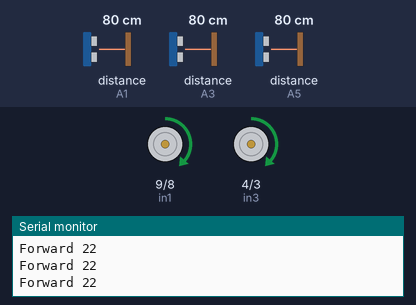
Recording of a sketch running on a simulated Arduino Uno, built with avr-gcc and run on an emulated ATmega328P. Parts: motor-driver pin pairs drawn as motors (green arrow = first pin HIGH = forward, orange = second pin HIGH = backward, longer = more drive, scaled by the enable pin), the last lines printed to the serial monitor. Wiring (inferred from the names in the program): 3 × ultrasonic range finder: trigger A0, echo A1 / trigger A2, echo A3 / trigger A4, echo A5. The test bench sets the inputs (shaded band); at power-on: distance to the obstacle (sensors on A1, A5, A3) 80 cm. The echo pulse lasts 58.3 µs per cm.

Above: at 1.2 s.
1.3 s: distance to the obstacle (sensor on A1) set to 18 cm
4.3 s: distance to the obstacle (sensor on A1) set to 14 cm
At 4.45 s:
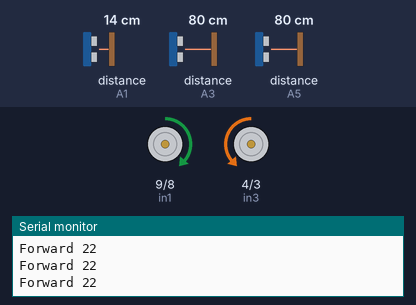
7.3 s: distance to the obstacle (sensor on A1) set to 35 cm
At 8.6 s:
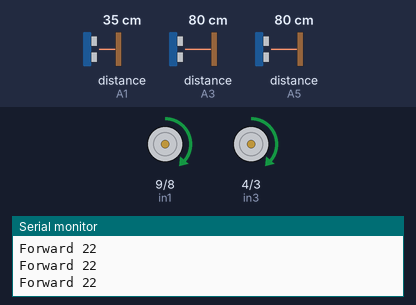
8.9 s: distance to the obstacle (sensor on A5) set to 14 cm
10.4 s: distance to the obstacle (sensor on A5) set to 11 cm
At 10.49 s:
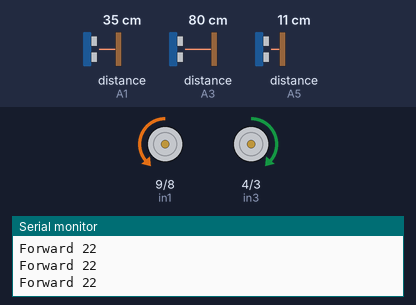
13.4 s: distance to the obstacle (sensor on A3) set to 14 cm
At 13.51 s:
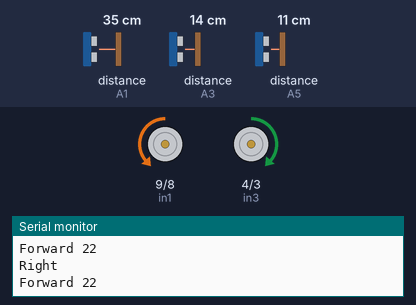
Timing chart, 0 to 16.4 s (numbered marks = the images above; inputs shaded):
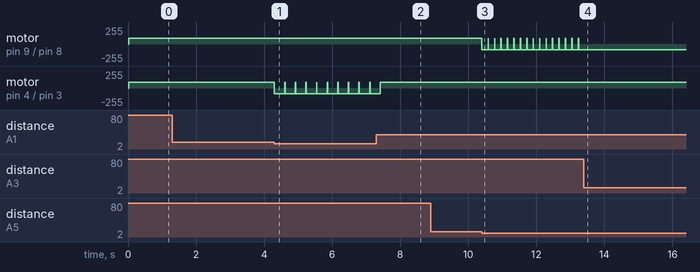

Measured:
- the behaviour switches between 16 and 15 cm on distance to the obstacle (sensor on A1) (found by bisection; images 0 and 1)
- the behaviour switches between 13 and 12 cm on distance to the obstacle (sensor on A5) (found by bisection; images 2 and 3)
- after the input at 4.3 s, motor on pin 4 (in3) / pin 3 (in4): alternates forward 85/255 for 0.01 s and backward 85/255 for 0.30 s, starting at once
- after the input at 7.3 s, motor on pin 4 (in3) / pin 3 (in4): goes on until 7.4 s, then stays forward 85/255
- after the input at 10.4 s, motor on pin 9 (in1) / pin 8 (in2): alternates forward 85/255 for 0.01 s and backward 85/255 for 0.18 s, starting at once
- after the input at 13.4 s, motor on pin 9 (in1) / pin 8 (in2): stops changing and stays backward 85/255

The sketch:

rumesh.ino
```cpp
//Define the sensor pins
#define S1Trig A0 //right
#define S2Trig A2   // center
#define S3Trig A4 // left
#define S1Echo A1
#define S2Echo A3
#define S3Echo A5

const int in1 = 9;

const int in2 = 8;

const int in3 = 4;

const int in4 = 3;

const int enA = 5;

const int enB = 6;


#define PWM 85

//Set the speed of the motors


void setup() {
  Serial.begin(9600);

  //Set the Trig pins as output pins
  pinMode(S1Trig, OUTPUT);
  pinMode(S2Trig, OUTPUT);
  pinMode(S3Trig, OUTPUT);

  //Set the Echo pins as input pins
  pinMode(S1Echo, INPUT);
  pinMode(S2Echo, INPUT);
  pinMode(S3Echo, INPUT);


  pinMode(in1, OUTPUT);
  pinMode(in2, OUTPUT);
  pinMode(in3, OUTPUT);
  pinMode(in4, OUTPUT);
  pinMode(enA, OUTPUT);
  pinMode(enB, OUTPUT);
}

void loop(){

  int centerSensor = sensorTwo();
  int leftSensor = sensorThree();
  int rightSensor = sensorOne();
// Check the distance using the IF condition
    if(13>=rightSensor){
     /* reverse();
      Serial.println("Reverse");
      delay(500);*/
      left();
      delay(300);
      Serial.println("Left 22");
      forward();
      Serial.println("forward new");
      }
     else if(13>=leftSensor){
      /*reverse();
      Serial.println("Reverse");
      delay(500);*/
      right();
      delay(180);
      Serial.println("Right");
      forward();
      }
  else if (17 >= centerSensor) {
    Stop();
    Serial.println("Stop");
    delay(200);
      if(rightSensor==leftSensor){
        reverse();
        Serial.println("Reverse");
        delay(1000);
        if (leftSensor > rightSensor) {
        left();
        Serial.println("Left");
        delay(180);
        }
        else {
        right();
        Serial.println("Right");
        delay(180);
        }
      }
      else if (leftSensor > rightSensor) {
        left();
        Serial.println("Left");
        delay(180);
      }
      else {
        right();
        Serial.println("Right");
        delay(180);
        }
     }

  Serial.println("Forward 22");
  forward();
}

//Get the sensor values
int sensorOne() {
  //pulse output
  long dur;
  digitalWrite(S1Trig, LOW);
  delayMicroseconds(4);
  digitalWrite(S1Trig, HIGH);
  delayMicroseconds(10);
  digitalWrite(S1Trig, LOW);

  dur = pulseIn(S1Echo ,HIGH);

  return (dur/62); //convert distance to cm
}

//Get the sensor values
int sensorTwo() {
  //pulse output
  long dur;
  digitalWrite(S2Trig, LOW);
  delayMicroseconds(4);
  digitalWrite(S2Trig, HIGH);
  delayMicroseconds(10);
  digitalWrite(S2Trig, LOW);

  dur = pulseIn(S2Echo ,HIGH);

  return (dur/30); //convert distance to cm
}

//Get the sensor values
int sensorThree() {
  //pulse output
  long dur;
  digitalWrite(S3Trig, LOW);
  delayMicroseconds(4);
  digitalWrite(S3Trig, HIGH);
  delayMicroseconds(10);
  digitalWrite(S3Trig, LOW);

  dur = pulseIn(S3Echo ,HIGH);

  return (dur/50); //convert distance to cm
}


/*******************Motor functions**********************/
void forward()
{
  digitalWrite(in1, HIGH);
  digitalWrite(in2, LOW);
  digitalWrite(in3, HIGH);
  digitalWrite(in4, LOW);

  analogWrite(enA, PWM);
  analogWrite(enB, PWM);

}

void left()
{
  digitalWrite(in1, HIGH);
  digitalWrite(in2, LOW);
  digitalWrite(in3, LOW);
  digitalWrite(in4, HIGH);

  analogWrite(enA, PWM);
  analogWrite(enB, PWM);

}

void right()
{
  digitalWrite(in1, LOW);
  digitalWrite(in2, HIGH);
  digitalWrite(in3, HIGH);
  digitalWrite(in4, LOW);

  analogWrite(enA, PWM);
  analogWrite(enB, PWM);

}

void reverse()
{
  digitalWrite(in1, LOW);
  digitalWrite(in2, HIGH);
  digitalWrite(in3, LOW);
  digitalWrite(in4, HIGH);

  analogWrite(enA, PWM);
  analogWrite(enB, PWM);

}

void Stop()
{
  digitalWrite(in1, LOW);
  digitalWrite(in2, LOW);
  digitalWrite(in3, LOW);
  digitalWrite(in4, LOW);

  analogWrite(enA, LOW);
  analogWrite(enB, LOW);

}
```
